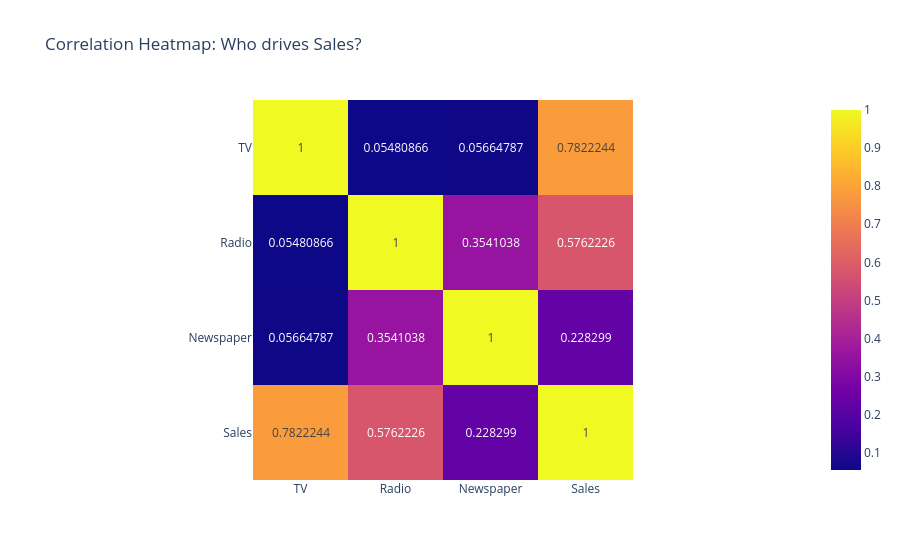

The notebook cell saved with this chart:
### Markdown cell above
### Diminishing Returns

### Code cell
corr = data[['TV', 'Radio', 'Newspaper', 'Sales']].corr()
fig = px.imshow(
    corr , text_auto=True, 
                title="Correlation Heatmap: Who drives Sales?")
fig.show()

### Figure 1 — Plotly figure (JSON) as saved in the notebook; plotly's stock layout.template omitted (floating-point values rounded to 4 significant figures)
{"data": [{"coloraxis": "coloraxis", "hovertemplate": "x: %{x}<br>y: %{y}<br>color: %{z}<extra></extra>", "name": "0", "texttemplate": "%{z}", "type": "heatmap", "x": ["TV", "Radio", "Newspaper", "Sales"], "xaxis": "x", "y": ["TV", "Radio", "Newspaper", "Sales"], "yaxis": "y", "z": [[1.0, 0.05481, 0.05665, 0.7822], [0.05481, 1.0, 0.3541, 0.5762], [0.05665, 0.3541, 1.0, 0.2283], [0.7822, 0.5762, 0.2283, 1.0]]}], "layout": {"coloraxis": {"colorscale": [[0, "#0d0887"], [0.1111, "#46039f"], [0.2222, "#7201a8"], [0.3333, "#9c179e"], [0.4444, "#bd3786"], [0.5556, "#d8576b"], [0.6667, "#ed7953"], [0.7778, "#fb9f3a"], [0.8889, "#fdca26"], [1, "#f0f921"]]}, "title": {"text": "Correlation Heatmap: Who drives Sales?"}, "xaxis": {"anchor": "y", "constrain": "domain", "domain": [0, 1], "scaleanchor": "y"}, "yaxis": {"anchor": "x", "autorange": "reversed", "constrain": "domain", "domain": [0, 1]}}}
